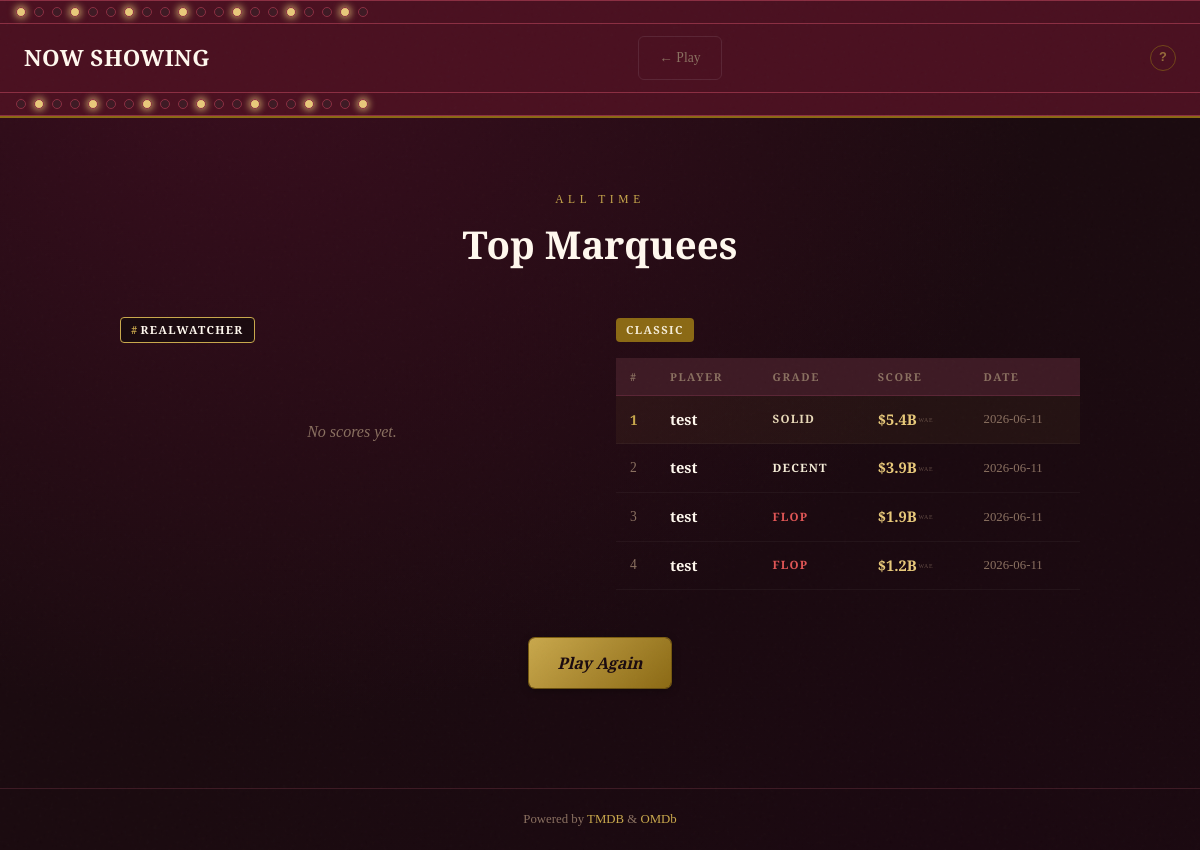
The page /leaderboard on the database as committed earlier.
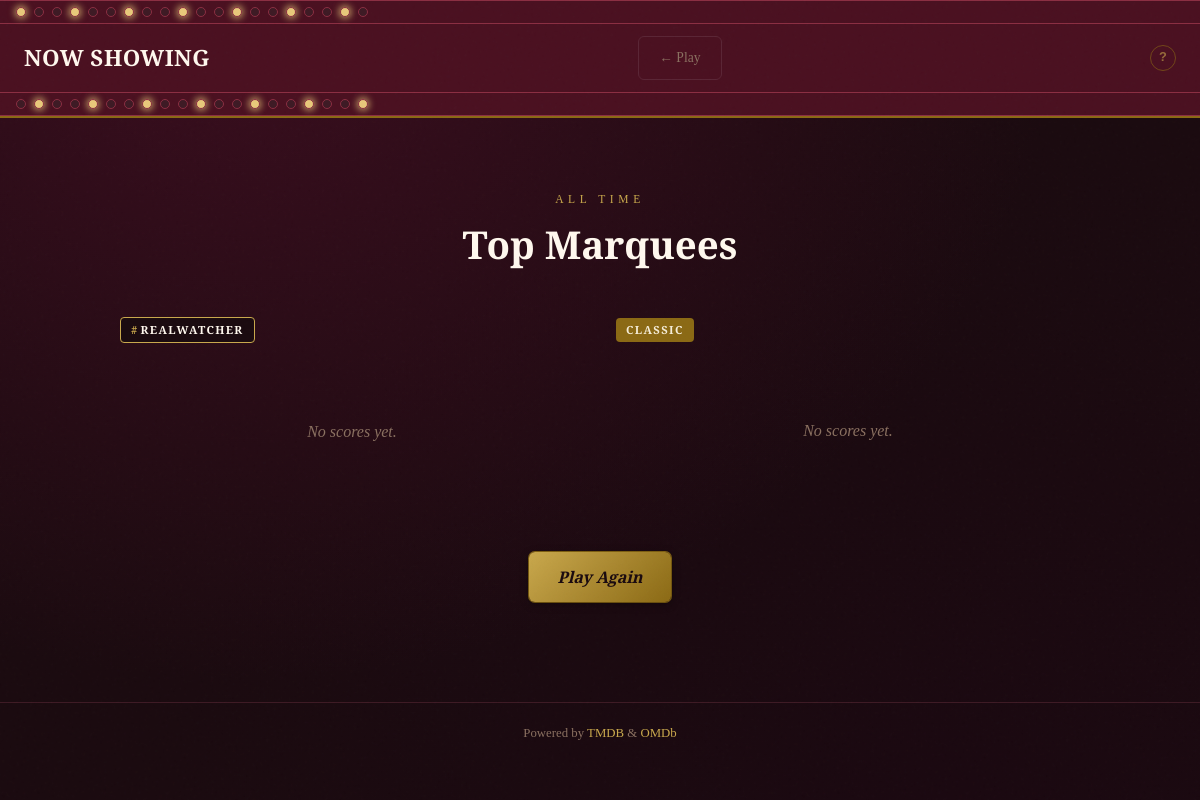
The same page on the database as committed later.
### tables this page shows
CREATE TABLE scores (
                id          INTEGER PRIMARY KEY AUTOINCREMENT,
                player      TEXT    NOT NULL,
                mode        TEXT    NOT NULL,
                final_score INTEGER NOT NULL,
                grade       TEXT    NOT NULL,
                played_at   TEXT    NOT NULL,
                share_token TEXT    UNIQUE,
                result_json TEXT
            );

### app.py (the view)
@app.get("/leaderboard")
def leaderboard():
    rw = query("""
        SELECT player, final_score, grade, played_at
        FROM scores WHERE mode = 'realwatcher' AND player != ''
        ORDER BY final_score DESC LIMIT 25
    """)
    classic = query("""
        SELECT player, final_score, grade, played_at
        FROM scores WHERE mode = 'classic' AND player != ''
        ORDER BY final_score DESC LIMIT 25
    """)
    return render_template("leaderboard.html",
                           rw_entries=[dict(r) for r in rw],
                           classic_entries=[dict(r) for r in classic])

### app.py (called while the page is built)
def get_db():
    if "db" not in g:
        g.db = sqlite3.connect(DB_PATH)
        g.db.row_factory = sqlite3.Row
    return g.db

def query(sql, params=()):
    return get_db().execute(sql, params).fetchall()

@app.template_filter("wae")
def wae_filter(value):
    if value is None:
        return Markup("—")
    try:
        v = float(value)
    except (TypeError, ValueError):
        return Markup("—")
    if abs(v) >= 1000:
        num = f"${v / 1000:.1f}B"
    else:
        num = f"${v:,.0f}M"
    return Markup(f'{num}<span class="wae-unit">WAE</span>')

@app.context_processor
def inject_scoring():
    return {"scoring": SCORING}

### templates/leaderboard.html (shortened to what this page needs)
{% extends "base.html" %}
{% block nav %}
<a href="/" class="btn-ghost" style="font-size:.85rem">← Play</a>
{% endblock %}
{% block content %}
<section class="leaderboard">
  <div class="leaderboard-stage">
    <div class="leaderboard-header">
      <p class="leaderboard-eyebrow">All Time</p>
      <h1 class="leaderboard-title">Top Marquees</h1>
    </div>
    {% macro lb_table(entries) %}
    {% if entries %}
    <table class="lb-table">
      <thead>
        <tr>
          <th>#</th>
          <th>Player</th>
          <th>Grade</th>
          <th>Score</th>
          <th class="lb-date">Date</th>
        </tr>
      </thead>
      <tbody>
        {% for e in entries %}
        <tr class="lb-row {% if loop.index == 1 %}lb-top{% endif %}">
          <td class="lb-rank">{{ loop.index }}</td>
          <td class="lb-player">{{ e.player }}</td>
          <td class="lb-grade grade-{{ e.grade | lower }}">{{ e.grade }}</td>
          <td class="lb-score">{{ e.final_score | wae }}</td>
          <td class="lb-date">{{ e.played_at[:10] }}</td>
        </tr>
        {% endfor %}
      </tbody>
    </table>
    {% else %}
    <p class="lb-empty">No scores yet.</p>
    {% endif %}
    {% endmacro %}
    <div class="lb-sections">
      <div class="lb-section" id="realwatcher">
        <div class="lb-section-header">
          <span class="lb-section-badge badge-rw"><span class="rw-hash">#</span>RealWatcher</span>
        </div>
        {{ lb_table(rw_entries) }}
      </div>
      <div class="lb-section" id="classic">
        <div class="lb-section-header">
          <span class="lb-section-badge badge-classic">Classic</span>
        </div>
        {{ lb_table(classic_entries) }}
      </div>
    </div>
    <div class="lb-play-again">
      <form action="/game/restart" method="POST">
        <button type="submit" class="btn-primary">Play Again</button>
      </form>
    </div>
  </div>
</section>
{% endblock %}

### templates/base.html (shortened to what this page needs)
<!DOCTYPE html>
<html lang="en">
<head>
  <link rel="stylesheet" href="{{ url_for('static', filename='css/main.css') }}">
</head>
<body>
  <div class="grain"></div>
  <header class="site-header">
    <div class="marquee-bulbs top-bulbs">
      {% for i in range(20) %}<span class="bulb {% if i % 3 == 0 %}on{% endif %}"></span>{% endfor %}
    </div>
    <div class="header-inner">
      <a href="/" class="wordmark">
        <span class="wordmark-showing">NOW SHOWING</span>
      </a>
      {% if self.nav() %}
      <nav class="header-nav">{% block nav %}{% endblock %}</nav>
      {% endif %}
      <button class="scoring-info-btn" id="btn-scoring-info" aria-label="How scoring works">?</button>
    </div>
    <div class="marquee-bulbs bottom-bulbs">
      {% for i in range(20) %}<span class="bulb {% if i % 3 == 1 %}on{% endif %}"></span>{% endfor %}
    </div>
  </header>
  <main class="site-main">
    {% block content %}{% endblock %}
  </main>
  <footer class="site-footer">
    <p>Powered by <a href="https://www.themoviedb.org" target="_blank">TMDB</a> &amp; <a href="https://www.omdbapi.com" target="_blank">OMDb</a></p>
  </footer>
</body>
</html>

Rows that differ between the two databases and show on the page:
removed scores: player "test", grade "SOLID", final_score|wae "$5.4B WAE", played_at "2026-06-11"
removed scores: player "test", grade "DECENT", final_score|wae "$3.9B WAE", played_at "2026-06-11"
removed scores: player "test", grade "FLOP", final_score|wae "$1.9B WAE", played_at "2026-06-11"
removed scores: player "test", grade "FLOP", final_score|wae "$1.2B WAE", played_at "2026-06-11"
Other text that changed with them:
text no longer shown: "No scores yet. # PLAYER GRADE SCORE DATE"
text now shown: "No scores yet. No scores yet."
